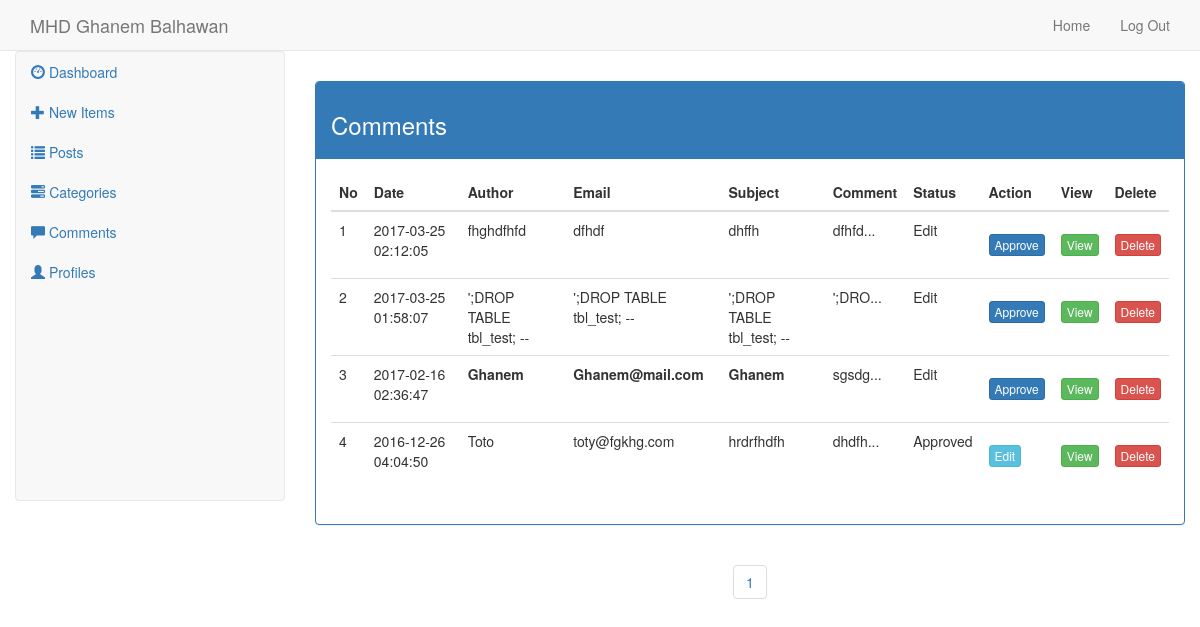
The page /admin/comment_list.php (signed in) on the database its author committed.
### tables this page shows
CREATE TABLE `tbl_comment` (
  `com_id` int(11) NOT NULL,
  `com_name` text NOT NULL,
  `com_email` text NOT NULL,
  `com_subject` text NOT NULL,
  `com_comment` text NOT NULL,
  `com_date` timestamp NOT NULL DEFAULT CURRENT_TIMESTAMP ON UPDATE CURRENT_TIMESTAMP,
  `com_status` text NOT NULL,
  `com_user_ip` varchar(255) DEFAULT NULL
);

### admin/comment_list.php (the view, shortened to what this page needs)
<?php session_start();
	include 'includes/db.php';
		$per_page = 10;
?>
<!DOCTYPE html>
<html>
	<head>
	<link rel="stylesheet" href="../bootstrap/css/bootstrap.css">
	</head>
	<body>
	<?php include 'includes/header.php'; ?>
	<?php include 'includes/sidebar.php'; ?>
	<div class="col-lg-9" style="padding-top:30px;">
		<div class="panel panel-primary">
			<div class="panel-heading"><h3>Comments</h3></div>
			<div class="panel-body">
				<table class="table">
					<thead>
						<th>No</th>
						<th>Date</th>
						<th>Author</th>
						<th>Email</th>
						<th>Subject</th>
						<th>Comment</th>
						<th>Status</th>
						<th>Action</th>
						<th>View</th>
						<th>Delete</th>
					</thead>
					<tbody>
					<?php
							$sel_sql = "SELECT * FROM tbl_comment ORDER BY com_id DESC";
							$pre_sql = mysqli_query($conn, $sel_sql);
							$number = 1;
							while($rows = mysqli_fetch_assoc($pre_sql)){
								echo '
									<tr>
										<td>'.$number.'</td>
										<td>'.$rows['com_date'].'</td>
										<td>'.$rows['com_name'].'</td>
										<td>'.$rows['com_email'].'</td>
										<td>'.$rows['com_subject'].'</td>
										<td>'.substr($rows['com_comment'],0,5).'...</td>
										<td>'.ucfirst($rows['com_status']).'</td>
										<td>'.($rows['com_status'] == 'edit'? '<a href="comment_list.php?new_status=approved&id='.$rows['com_id'].'" class="btn btn-primary btn-xs navbar-btn">Approve</a>': '<a href="comment_list.php?new_status=edit&id='.$rows['com_id'].'" class="btn btn-info btn-xs navbar-btn">Edit</a>').'</td>
										<td><a href="comment.php?com_id='.$rows['com_id'].'" class="btn btn-success btn-xs navbar-btn">View</a></td>
										<td><a href="comment_list.php?del_id='.$rows['com_id'].'" class="btn btn-danger btn-xs navbar-btn">Delete</a></td>
									</tr>
								';
								$number++;
							}
						?>
					</tbody>
				</table>
			</div>
		</div>
		<div class="text-center">
			<ul class="pagination">
			<?php
				$pagination_sql = "SELECT com_id FROM tbl_comment";
				$pre_pagination = mysqli_query($conn, $pagination_sql);
				$count = mysqli_num_rows($pre_pagination);
				$total_pages = ceil($count/$per_page);
				for($i=1;$i<=$total_pages;$i++){
					echo '<li><a href="comment_list.php?$page='.$i.'">'.$i.'</a></li>';
				}
			?>
				</ul>
		</div>
	</div>
	</body>
</html>

### rows shown on the page
tbl_comment: com_date "2017-03-25 02:12:05", com_name "fhghdfhfd", com_email "dfhdf", com_subject "dhffh", com_comment "dfhfd", com_status "Edit"
tbl_comment: com_date "2017-03-25 01:58:07", com_name "';DROP TABLE tbl_test; --", com_email "';DROP TABLE tbl_test; --", com_subject "';DROP TABLE tbl_test; --", com_comment "';DRO", com_status "Edit"
tbl_comment: com_date "2017-02-16 02:36:47", com_name "Ghanem", com_email "Ghanem@mail.com", com_subject "Ghanem", com_comment "sgsdg", com_status "Edit"
tbl_comment: com_date "2016-12-26 04:04:50", com_name "Toto", com_email "toty@fgkhg.com", com_subject "hrdrfhdfh", com_comment "dhdfh", com_status "Approved"
